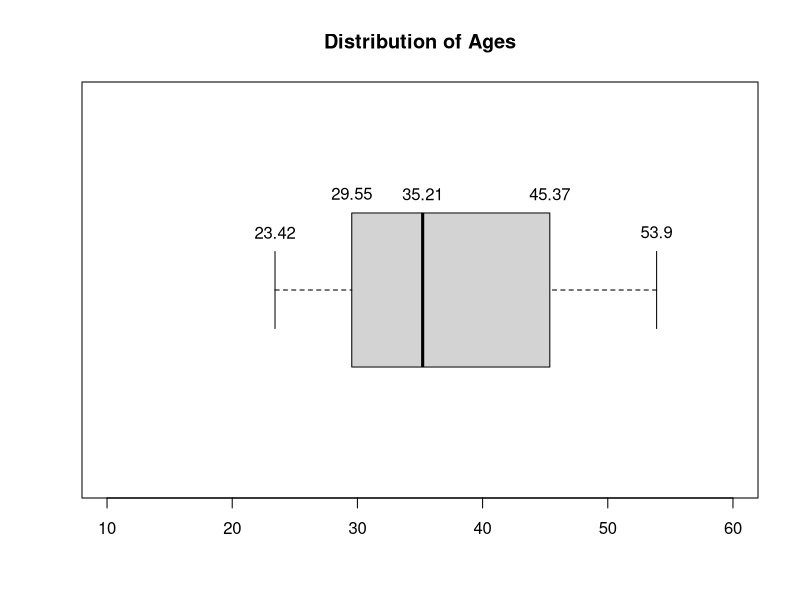

Here is the R script that generated this plot:
dfx <- data.frame(
    group = c(rep('A',8), rep('B',15), rep('C',6)),
    sex = sample(c("M","F"), size=29, replace=T),
    age = runif(n=29,min=18,max=54)
    )


boxplot(dfx$age, main="Distribution of Ages", horizontal=T, ylim=c(10,60), col="lightgray", add=F)
my.labels <- round(fivenum(dfx$age), digits=2)
text(my.labels, y=c(1.15,1.25,1.25,1.25,1.15), labels=my.labels)
    
    